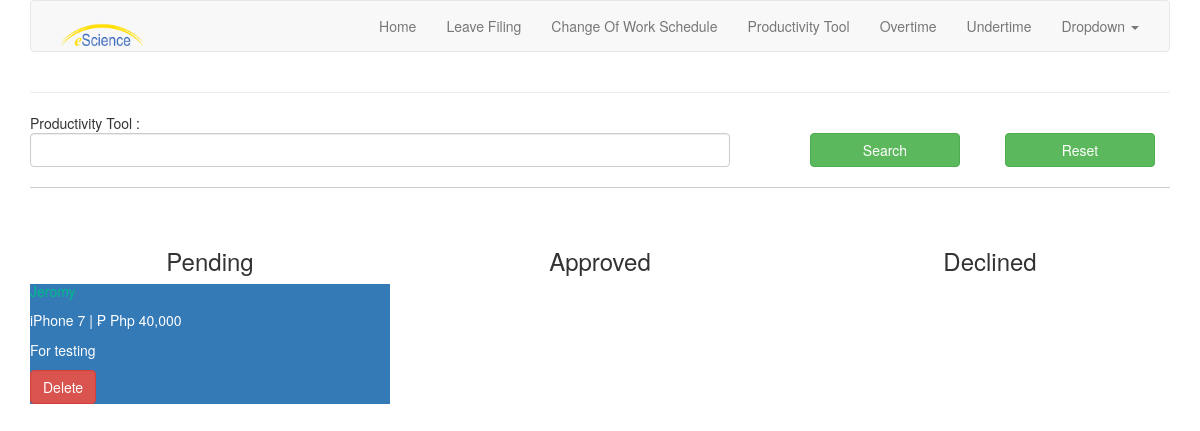
The app's page /eforms/productivity_tool_request (signed in), older data.
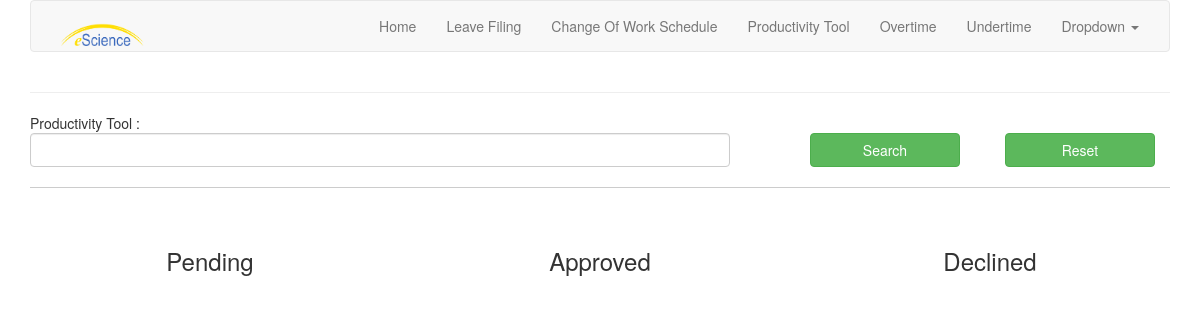
The same page, newer data.
### app_forms/models.py (models this page shows, shortened)
class ProductivityTool(models.Model):
    name = models.CharField(max_length=100)
    author = models.ForeignKey(User, on_delete=models.CASCADE, default=None)
    department = models.TextField(null=True, blank=True, default=None)
    prodTool = models.CharField(max_length=100)
    price = models.CharField(max_length=100)
    reasons = models.CharField(max_length=100)
    status = models.TextField(null=True, blank=True, default=None)
    remarks = models.TextField(null=True, blank=True, default=None)
    dateApproved = models.DateField(null=True, blank=True, default=None)
    approvedBy = models.TextField(null=True, blank=True, default=None)
    created = models.DateTimeField(auto_now_add=True)

### app_forms/views.py (the view)
# urls.py: path('eforms/productivity_tool_request',
@login_required
def productivity_tool_request(request):
    user = UserProfile.objects.get(username=request.user)
    prodtool = ProductivityTool.objects.filter(author=request.user)
    if request.method == 'POST':
        form = SearchForm(request.POST)
        if form.is_valid():
            sBox = form.cleaned_data['searchBox']
            if sBox:
                prodtool = ProductivityTool.objects.filter(
                    prodTool__icontains=sBox,
                    author=request.user
                ).order_by('dateApproved')
        else:
            form = SearchForm()
            prodtool = ProductivityTool.objects.filter(author=request.user)
    else:
        form = SearchForm()
        prodtool = ProductivityTool.objects.filter(author=request.user)
    return render(request,
                  'app_forms/ProductivityTool/productivity_tool_request.html',
                  {'prodtool': prodtool,
                   'form': form})

### app_forms/forms.py
class SearchForm(forms.Form):
    searchBox = forms.CharField(widget=forms.Textarea, required=False)
    dateFrom = forms.DateField(label="Date From (YYYY-MM-DD)", required=False)
    dateTo = forms.DateField(label="Date To (YYYY-MM-DD)", required=False)

### app_forms/templates/app_forms/ProductivityTool/productivity_tool_request.html (shortened to what this page needs)
{% extends 'app_forms/base2.html' %}
{% block content %}
    <hr/>
<form method="POST">
    <div class="row">
        {% for field in form %}
        {% if field.name == 'searchBox' %}
        <div class="col-md-8">
            Productivity Tool : <input style="width: 700px;" name="{{ field.name }}" id="searchBox" type="text" class="form-control" />
        </div>
        {% endif %}
        {% endfor %}
        <div class="col-md-4">
            <div class="row">
                <div class="col-lg-6">
                    <br/><button style="width: 150px;" class="btn btn-success">Search</button>
                </div>
                <div class="col-lg-6">
                    <br/><button onclick="window.location='{% url 'productivity_tool_request' %}'" style="width: 150px;" class="btn btn-success">Reset</button>
                </div>
            </div>
        </div>
    </div>
    <hr style="border-top: 1px solid #ccc; background: transparent;">
    <br/>
    <div class="row">
        <div class="col-lg-4">
            <h3 align="center">Pending</h3>
            {% for ptool in prodtool %}
                {% if ptool.status == 'None' %}
                    {% include 'app_forms/ProductivityTool/_productivity_tool_request.html' %}
                {% endif %}
            {% endfor %}
        </div>
        <div class="col-lg-4">
            <h3 align="center">Approved</h3>
        </div>
        <div class="col-lg-4">
                <h3 align="center">Declined</h3>
        </div>
    </div>
</form>
{% endblock %}

### app_forms/templates/app_forms/ProductivityTool/_productivity_tool_request.html (shortened to what this page needs)
<div class="card text-white bg-primary mb-3">
    <div class="card-header"><a style="color: #00bc8c;" href="#"><h5 onclick="window.location='{% url 'productivity_tool_request_details' pk=ptool.pk %}'">{{ ptool.name }}</h5></a></div>
    <div class="card-body">
            <p class="card-text">{{ ptool.prodTool }} | ₱ {{ ptool.price }}</p>
            <p class="card-text">{{ ptool.reasons }}</p>
            {% if ptool.status == 'None' %}
                <button data-id="{{ ptool.id }}" onclick="deleteProductivityTool(this); refreshPage();" class="btn btn-danger">Delete</button>
            {% endif %}
    </div>
</div>

Row changes from the older to the newer data that the page shows:
removed ProductivityTool: name "Jeromy", prodTool "iPhone 7", price "Php 40,000", reasons "For testing"
